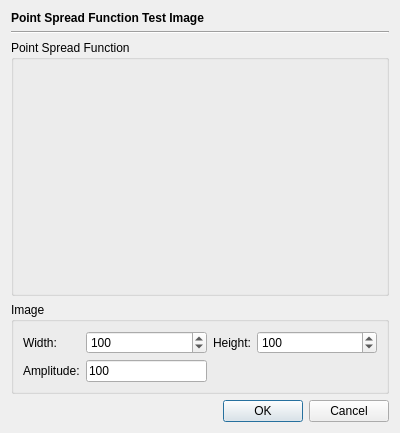
<?xml version="1.0" encoding="UTF-8"?>
<ui version="4.0">
 <class>PSFTestImageDialog</class>
 <widget class="QDialog" name="PSFTestImageDialog">
  <property name="geometry">
   <rect>
    <x>0</x>
    <y>0</y>
    <width>400</width>
    <height>433</height>
   </rect>
  </property>
  <property name="windowTitle">
   <string>Dialog</string>
  </property>
  <layout class="QVBoxLayout" name="verticalLayout">
   <item>
    <widget class="QLabel" name="label">
     <property name="font">
      <font>
       <bold>true</bold>
      </font>
     </property>
     <property name="text">
      <string>Point Spread Function Test Image</string>
     </property>
    </widget>
   </item>
   <item>
    <widget class="Line" name="line">
     <property name="orientation">
      <enum>Qt::Horizontal</enum>
     </property>
    </widget>
   </item>
   <item>
    <widget class="QGroupBox" name="groupBox">
     <property name="sizePolicy">
      <sizepolicy hsizetype="Preferred" vsizetype="Preferred">
       <horstretch>0</horstretch>
       <verstretch>1</verstretch>
      </sizepolicy>
     </property>
     <property name="title">
      <string>Point Spread Function</string>
     </property>
     <layout class="QVBoxLayout" name="verticalLayout_2"/>
    </widget>
   </item>
   <item>
    <widget class="QGroupBox" name="groupBox_2">
     <property name="title">
      <string>Image</string>
     </property>
     <layout class="QGridLayout" name="gridLayout">
      <item row="1" column="1">
       <widget class="QLineEdit" name="amplitudeField">
        <property name="sizePolicy">
         <sizepolicy hsizetype="Expanding" vsizetype="Fixed">
          <horstretch>1</horstretch>
          <verstretch>0</verstretch>
         </sizepolicy>
        </property>
        <property name="text">
         <string>100</string>
        </property>
       </widget>
      </item>
      <item row="0" column="0">
       <widget class="QLabel" name="label_2">
        <property name="sizePolicy">
         <sizepolicy hsizetype="Maximum" vsizetype="Preferred">
          <horstretch>0</horstretch>
          <verstretch>0</verstretch>
         </sizepolicy>
        </property>
        <property name="text">
         <string>Width:</string>
        </property>
       </widget>
      </item>
      <item row="0" column="5">
       <widget class="QSpinBox" name="heightBox">
        <property name="sizePolicy">
         <sizepolicy hsizetype="Minimum" vsizetype="Fixed">
          <horstretch>1</horstretch>
          <verstretch>0</verstretch>
         </sizepolicy>
        </property>
        <property name="minimum">
         <number>20</number>
        </property>
        <property name="maximum">
         <number>10000</number>
        </property>
        <property name="value">
         <number>100</number>
        </property>
       </widget>
      </item>
      <item row="0" column="4">
       <widget class="QLabel" name="label_3">
        <property name="sizePolicy">
         <sizepolicy hsizetype="Maximum" vsizetype="Preferred">
          <horstretch>0</horstretch>
          <verstretch>0</verstretch>
         </sizepolicy>
        </property>
        <property name="text">
         <string>Height:</string>
        </property>
       </widget>
      </item>
      <item row="0" column="1">
       <widget class="QSpinBox" name="widthBox">
        <property name="sizePolicy">
         <sizepolicy hsizetype="Minimum" vsizetype="Fixed">
          <horstretch>1</horstretch>
          <verstretch>0</verstretch>
         </sizepolicy>
        </property>
        <property name="minimum">
         <number>20</number>
        </property>
        <property name="maximum">
         <number>10000</number>
        </property>
        <property name="value">
         <number>100</number>
        </property>
       </widget>
      </item>
      <item row="1" column="0">
       <widget class="QLabel" name="label_8">
        <property name="text">
         <string>Amplitude:</string>
        </property>
       </widget>
      </item>
     </layout>
    </widget>
   </item>
   <item>
    <widget class="QDialogButtonBox" name="buttonBox">
     <property name="orientation">
      <enum>Qt::Horizontal</enum>
     </property>
     <property name="standardButtons">
      <set>QDialogButtonBox::Cancel|QDialogButtonBox::Ok</set>
     </property>
    </widget>
   </item>
  </layout>
 </widget>
 <tabstops>
  <tabstop>widthBox</tabstop>
  <tabstop>heightBox</tabstop>
  <tabstop>amplitudeField</tabstop>
 </tabstops>
 <resources/>
 <connections>
  <connection>
   <sender>buttonBox</sender>
   <signal>accepted()</signal>
   <receiver>PSFTestImageDialog</receiver>
   <slot>accept()</slot>
   <hints>
    <hint type="sourcelabel">
     <x>248</x>
     <y>254</y>
    </hint>
    <hint type="destinationlabel">
     <x>157</x>
     <y>274</y>
    </hint>
   </hints>
  </connection>
  <connection>
   <sender>buttonBox</sender>
   <signal>rejected()</signal>
   <receiver>PSFTestImageDialog</receiver>
   <slot>reject()</slot>
   <hints>
    <hint type="sourcelabel">
     <x>316</x>
     <y>260</y>
    </hint>
    <hint type="destinationlabel">
     <x>286</x>
     <y>274</y>
    </hint>
   </hints>
  </connection>
 </connections>
</ui>
